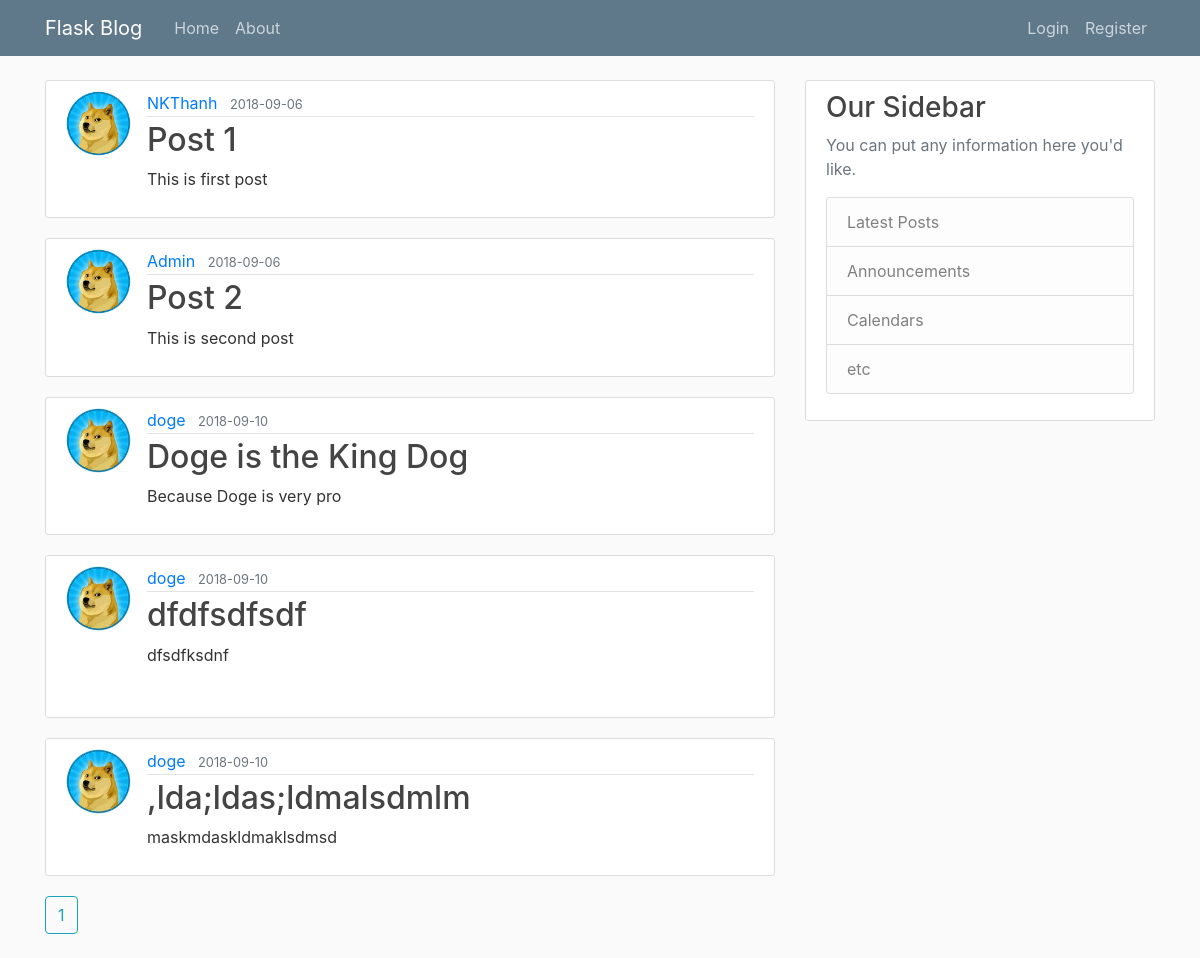
The page / on the database its author committed.
### app/models.py (models this page shows, shortened)
class Post(db.Model):
    id = db.Column(db.Integer, primary_key=True)
    title = db.Column(db.String(20), nullable=False)
    date_posted = db.Column(db.DateTime, nullable=False, default=datetime.utcnow())
    content = db.Column(db.Text, nullable=False)
    user_id = db.Column(db.Integer, db.ForeignKey('user.id'), nullable=False)

class User(db.Model, UserMixin):
    id = db.Column(db.Integer, primary_key=True)
    username = db.Column(db.String(20), unique=True, nullable=False)
    email = db.Column(db.String(20), unique=True, nullable=False)
    image_file = db.Column(db.String(20), nullable=False, default='default.jpg')
    password = db.Column(db.String(60), nullable=False)
    posts = db.relationship('Post', backref='author', lazy=True)

### app/routes.py (the view)
@app.route('/')
def home():
    page = request.args.get('page', 1, type=int)
    posts = Post.query.paginate(page=page, per_page=5)
    return render_template('home.html', posts=posts)

### app/templates/home.html
{% extends "layout.html" %}
{% block content %}
    {% for post in posts.items  %}
        <article class="media content-section">
            <img class="rounded-circle article-img" src="{{ url_for('static', filename='profile_pics/'+post.author.image_file)  }}" alt=""/>
            <div class="media-body">
                <div class="article-metadata">
                    <a class="mr-2" href="#">{{ post.author.username  }}</a>
                    <small class="text-muted">{{ post.date_posted.strftime('%Y-%m-%d')  }}</small>
                </div>
                <h2><a class="article-title" href="{{ url_for('post', post_id=post.id)  }}">{{ post.title  }}</a></h2>
                <p class="article-content">{{ post.content  }}</p>
            </div>
        </article>
    {% endfor %}
    {% for page_num in posts.iter_pages(left_edge=1, right_edge=1, left_current=1, right_current=2) %}
        {% if page_num %}
            <a class="btn btn-outline-info mb-4" href="{{ url_for('home', page=page_num) }}">{{ page_num }}</a>
        {% else %}
            ...
        {% endif %}
    {% endfor %}
{% endblock content %}

### app/templates/layout.html (shortened to what this page needs)
<!DOCTYPE html>
<html>
    <head>
        <link rel="stylesheet" href="https://maxcdn.bootstrapcdn.com/bootstrap/4.0.0/css/bootstrap.min.css">
        <link rel="stylesheet" href="{{ url_for('static', filename='main.css')  }}" type="text/css" media="screen" title="no title" charset="utf-8">
    </head>
    <body>
        <header class="site-header">
            <nav class="navbar navbar-expand-md navbar-dark bg-steel fixed-top">
                <div class="container">
                    <a class="navbar-brand mr-4" href="/">Flask Blog</a>
                    <div class="collapse navbar-collapse" id="navbarToggle">
                        <div class="navbar-nav mr-auto">
                            <a class="nav-item nav-link" href="{{ url_for('home')  }}">Home</a>
                            <a class="nav-item nav-link" href="{{ url_for('about')  }}">About</a>
                        </div>
                        <div class="navbar-nav">
                            {% if current_user.is_authenticated %}
                                <a class="nav-item nav-link" href="{{ url_for('new_post') }}">New Post</a>
                                <a class="nav-item nav-link" href="{{ url_for('account') }}">Account</a>
                                <a class="nav-item nav-link" href="{{ url_for('logout') }}">Logout</a>
                            {% else %}
                                <a class="nav-item nav-link" href="{{ url_for('login')  }}">Login</a>
                                <a class="nav-item nav-link" href="{{ url_for('register')  }}">Register</a>
                            {% endif %}
                        </div>
                    </div>
                </div>
            </nav>
        </header>
        <main role="main" class="container">
            <div class="row">
                <div class="col-md-8">
                    {% block content %}{% endblock %}
                </div>
                <div class="col-md-4">
                    <div class="content-section">
                        <h3>Our Sidebar</h3>
                        <p class='text-muted'>You can put any information here you'd like.
                            <ul class="list-group">
                                <li class="list-group-item list-group-item-light">Latest Posts</li>
                                <li class="list-group-item list-group-item-light">Announcements</li>
                                <li class="list-group-item list-group-item-light">Calendars</li>
                                <li class="list-group-item list-group-item-light">etc</li>
                            </ul>
                        </p>
                    </div>
                </div>
            </div>
        </main>
    </body>
</html>

### app/static/main.css (style rules this page uses)
body { background: #fafafa; color: #333333; margin-top: 5rem; }
h1, h2, h3, h4, h5, h6 { color: #444444; }
.bg-steel { background-color: #5f788a; }
.site-header .navbar-nav .nav-link { color: #cbd5db; }
.content-section { background: #ffffff; padding: 10px 20px; border: 1px solid #dddddd; border-radius: 3px; margin-bottom: 20px; }
.article-title { color: #444444; }
.article-content { white-space: pre-line; }
.article-img { height: 65px; width: 65px; margin-right: 16px; }
.article-metadata { padding-bottom: 1px; margin-bottom: 4px; border-bottom: 1px solid #e3e3e3 }

### rows shown on the page
Post: image_file (placeholder picture), author.username "NKThanh", date_posted "2018-09-06", title "Post 1", content "This is first post"
Post: image_file (placeholder picture), author.username "Admin", date_posted "2018-09-06", title "Post 2", content "This is second post"
Post: image_file (picture), author.username "doge", date_posted "2018-09-10", title "Doge is the King Dog", content "Because Doge is very pro"
Post: image_file (picture), author.username "doge", date_posted "2018-09-10", title "dfdfsdfsdf", content "dfsdfksdnf"
Post: image_file (picture), author.username "doge", date_posted "2018-09-10", title ",lda;ldas;ldmalsdmlm", content "maskmdaskldmaklsdmsd"

### other values the page prints
{{ page_num }} "1"
